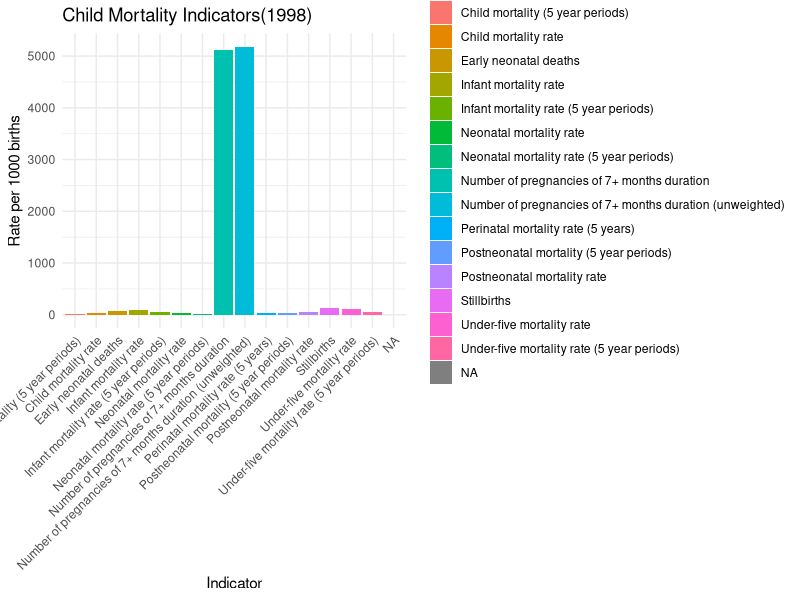
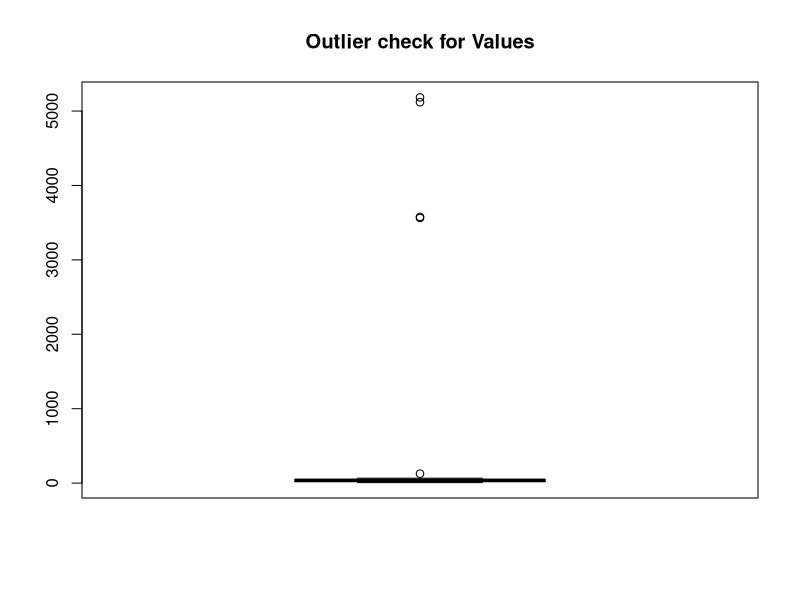
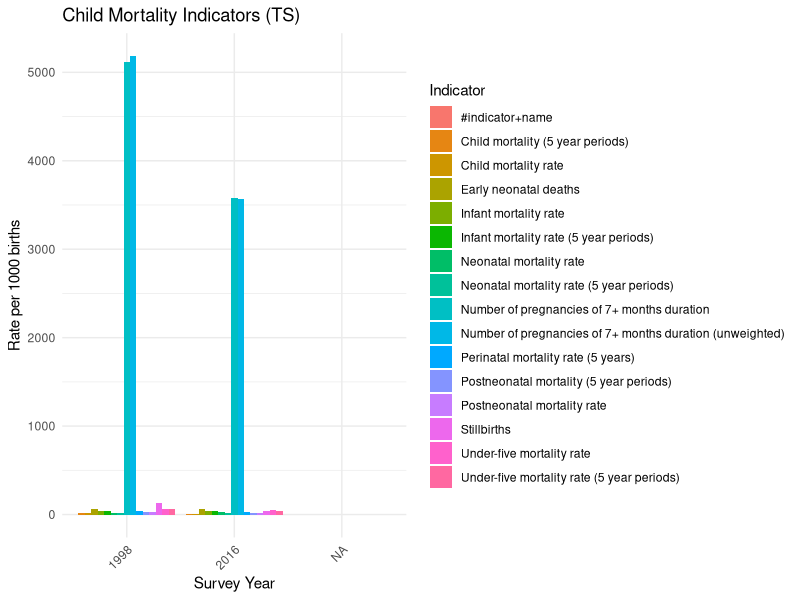
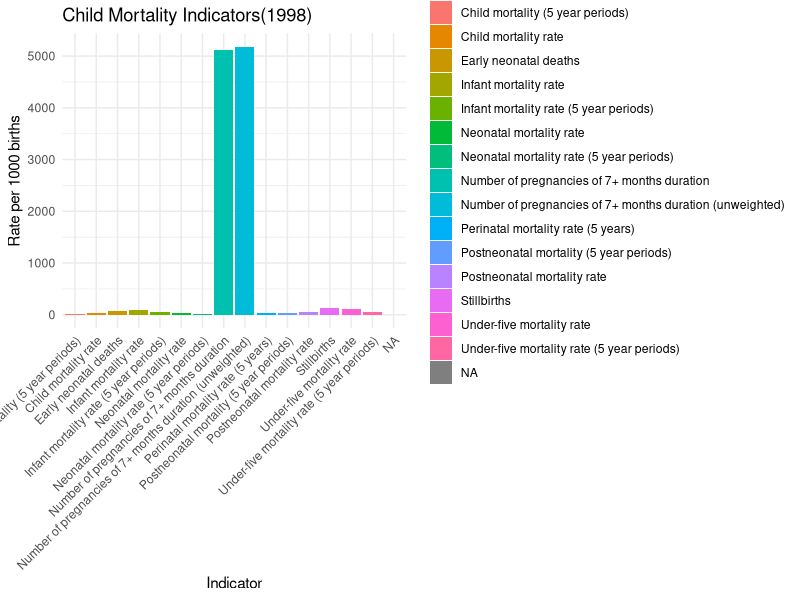
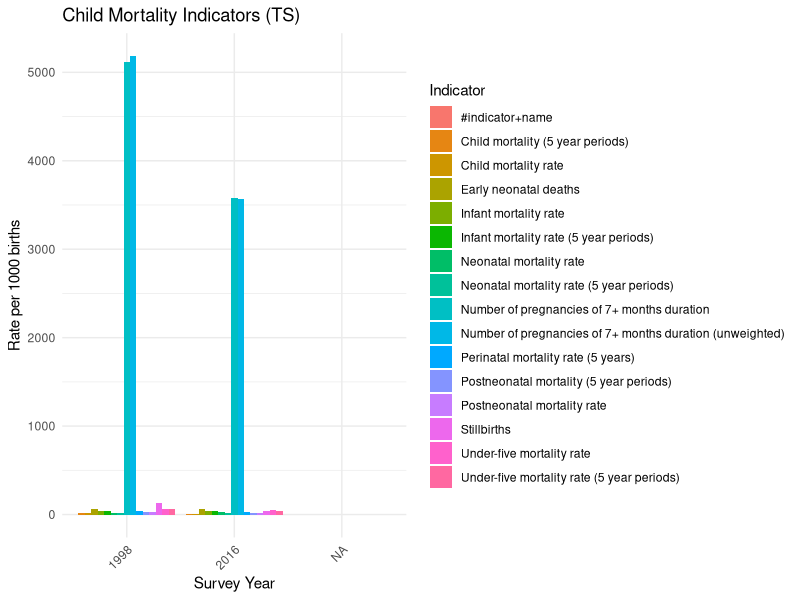

Reproduce these figures in R, in order.
## ---- chunk 1
library(readr)
library(ggplot2)
library(dplyr)
library(here)

getwd()
list.files("data/raw_data")
## ---- chunk 2
cmr_df <- read_csv(here("raw_data", "child-mortality-rates_national_zaf.csv"))
## ---- chunk 3
head(cmr_df, 50)

#tail(cmr_df, 10)
## ---- chunk 4
dim(cmr_df)
## ---- chunk 5
summary(cmr_df)
## ---- chunk 6
cmr_df$Value <- as.numeric(cmr_df$Value)
## ---- chunk 7
sum(duplicated(cmr_df))
## ---- chunk 8
colSums(is.na(cmr_df))
round(colMeans(is.na(cmr_df)) * 100, 2)
## ---- chunk 9
sapply(cmr_df, function(x) length(unique(x)))

## ---- chunk 10

cmr_df$Value <- as.numeric(cmr_df$Value)
cmr_df$SurveyYear <- as.numeric(cmr_df$SurveyYear)

# Example: Bar plot of mortality indicators for a specific year
ggplot(cmr_df[cmr_df$SurveyYear == 1998, ], aes(x = Indicator, y = Value, fill = Indicator)) +
  geom_bar(stat = "identity") +
  theme_minimal() +
  labs(title = "Child Mortality Indicators(1998)",
       x = "Indicator",
       y = "Rate per 1000 births") +
  theme(axis.text.x = element_text(angle = 45, hjust = 1))
ggsave("../outputs/visuals/cmr_bargraph.png", width = 6, height = 4)

#Outliers
boxplot(cmr_df$Value, main = "Outlier check for Values")

## ---- chunk 11

cmr_df$Value <- as.numeric(cmr_df$Value)
cmr_df$SurveyYear <- as.numeric(cmr_df$SurveyYear)

ggplot(cmr_df, aes(x = factor(SurveyYear), y = Value, fill = Indicator)) +
  geom_bar(stat = "identity", position = "dodge") +
  theme_minimal() +
  labs(title = "Child Mortality Indicators (TS)",
       x = "Survey Year",
       y = "Rate per 1000 births",
       fill = "Indicator") +
  theme(axis.text.x = element_text(angle = 45, hjust = 1))

ggsave("../outputs/visuals/cmr_timeseriesplot.png", width = 6, height = 4)

